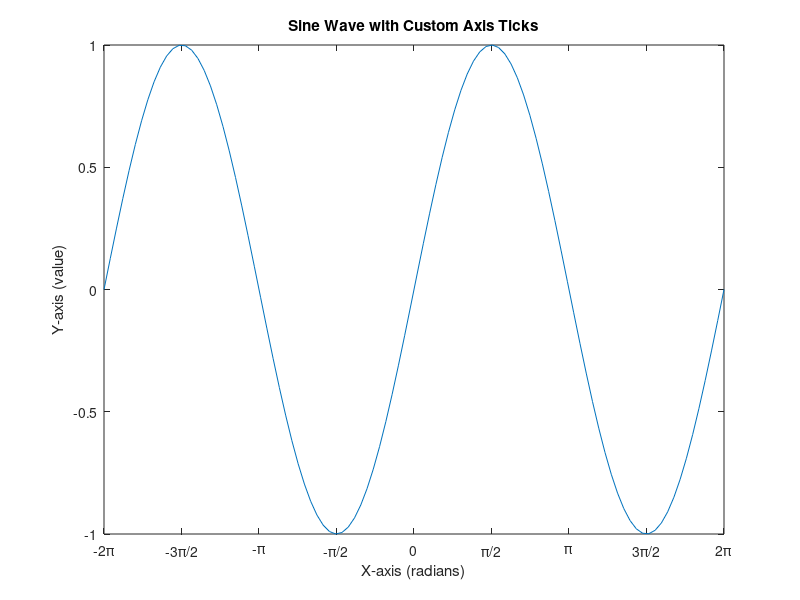

MATLAB code for this plot:
% Generate sample data for plotting
x = linspace(-2*pi, 2*pi, 100); % Generate 100 linearly spaced points between -2π and 2π
y = sin(x); % Calculate the sine of these points

% Plot the data
plot(x, y);
hold on; % Keep the plot active for further customization

% Customize the plot's appearance using the axis function
axis([-2*pi 2*pi -1 1]); % Set the x-axis from -2π to 2π and y-axis from -1 to 1

% Customize the x-axis tick marks to show key angles in radians
xticks([-2*pi, -3*pi/2, -pi, -pi/2, 0, pi/2, pi, 3*pi/2, 2*pi]);
xticklabels({'-2π', '-3π/2', '-π', '-π/2', '0', 'π/2', 'π', '3π/2', '2π'});

% Customize the y-axis tick marks to show key values
yticks([-1, -0.5, 0, 0.5, 1]);
yticklabels({'-1', '-0.5', '0', '0.5', '1'});

% Add labels and a title
xlabel('X-axis (radians)');
ylabel('Y-axis (value)');
title('Sine Wave with Custom Axis Ticks');

% Release the hold on the current plot
hold off;